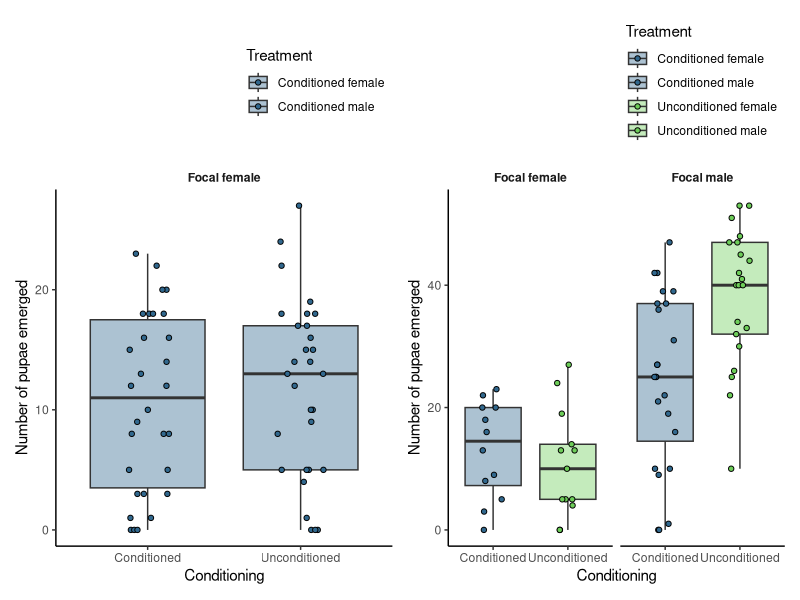

This figure's R source:
## Packages
library(tidyverse)
library(ggplot2)
library(readxl)
library(viridisLite)
library(patchwork)


## Choosing colours from viridis to use: 
viridis_colors <- viridis(10)


## Reading pupae data in
reproductive_adultstraits <- read_excel("data/fitness_development/treatment_reproductive.xlsx")
reproductive_adultstraits <- as.data.frame(reproductive_adultstraits)

## adding a sex section 
reproductive_adultstraits$Conditioning <- ifelse(grepl("Conditioned", reproductive_adultstraits$treatment), "Conditioned", "Unconditioned")
reproductive_adultstraits$Sex <- ifelse(grepl("female", reproductive_adultstraits$treatment), "Focal female", "Focal male")


# Plot
# Updated plot
reproductive_boxplot_adultstraits <- ggplot(reproductive_adultstraits, 
                                            aes(x = Conditioning, y = offspring, fill = treatment)) +
  geom_boxplot(outlier.shape = NA, alpha = .4, position = position_dodge(width = 0.9)) +
  geom_point(aes(fill = treatment),
             size = 1.5, shape = 21,
             position = position_jitterdodge(jitter.width = 0.3, dodge.width = 0.9)) +
  scale_fill_manual(values = viridis_colors[c(4, 4, 8, 8)], 
                    labels = c("Conditioned female", "Conditioned male", 
                               "Unconditioned female", "Unconditioned male")) +
  theme_classic() +
  theme(legend.position = "top",
        legend.justification = "right",
        legend.direction = "vertical",
        strip.placement = "outside", 
        strip.background = element_blank(),  
        strip.text = element_text(face = "bold")) +
  labs(x = "Conditioning", 
       y = "Number of pupae emerged",
       fill = "Treatment") +
  facet_wrap(~Sex)



#### SECOND ####

## Reading pupae data in
reproductive_adultstraits.2 <- read_excel("data/fitness_development/reproductive.count.2.xlsx")
reproductive_adultstraits.2 <- as.data.frame(reproductive_adultstraits.2)

## adding a sex section 
reproductive_adultstraits.2$Conditioning <- ifelse(grepl("Conditioned", reproductive_adultstraits.2$treatment), "Conditioned", "Unconditioned")
reproductive_adultstraits.2$Sex <- ifelse(grepl("female", reproductive_adultstraits.2$treatment), "Focal female", "Focal male")


# Plot
# Updated plot
reproductive_boxplot_adultstraits.2 <- ggplot(reproductive_adultstraits.2, 
                                            aes(x = Conditioning, y = offspring, fill = treatment)) +
  geom_boxplot(outlier.shape = NA, alpha = .4, position = position_dodge(width = 0.9)) +
  geom_point(aes(fill = treatment),
             size = 1.5, shape = 21,
             position = position_jitterdodge(jitter.width = 0.3, dodge.width = 0.9)) +
  scale_fill_manual(values = viridis_colors[c(4, 4, 8, 8)], 
                    labels = c("Conditioned female", "Conditioned male", 
                               "Unconditioned female", "Unconditioned male")) +
  theme_classic() +
  theme(legend.position = "top",
        legend.justification = "right",
        legend.direction = "vertical",
        strip.placement = "outside", 
        strip.background = element_blank(),  
        strip.text = element_text(face = "bold")) +
  labs(x = "Conditioning", 
       y = "Number of pupae emerged",
       fill = "Treatment") +
  facet_wrap(~Sex)


reproductive_boxplot_adultstraits + reproductive_boxplot_adultstraits.2 
